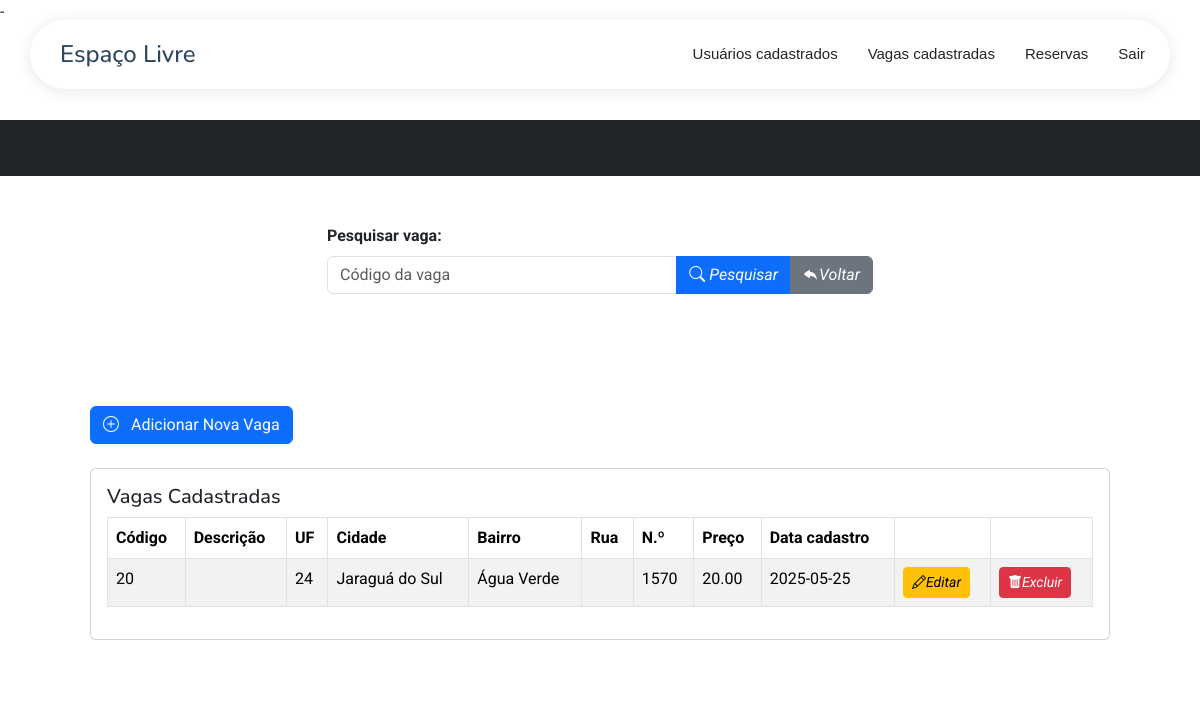
/listaVagas.php, run on an earlier commit of the app's database.
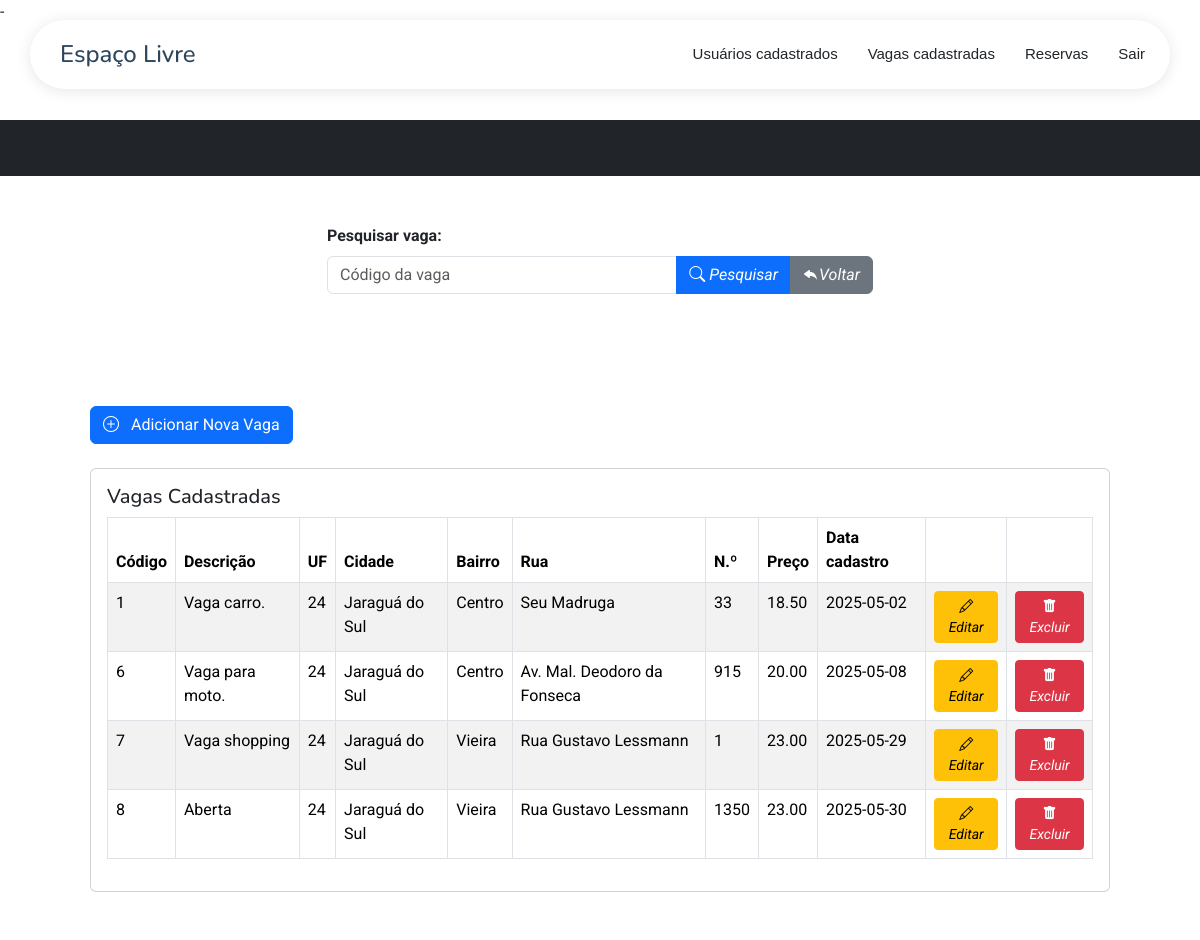
And on a later commit of the database.
### tables this page shows
CREATE TABLE `vagas` (
  `id` int(20) NOT NULL,
  `descricao` text NOT NULL,
  `id_uf` int(20) NOT NULL,
  `cidade` varchar(255) NOT NULL,
  `bairro` varchar(255) NOT NULL,
  `endereco` varchar(255) NOT NULL,
  `numero` varchar(20) DEFAULT NULL,
  `complemento` varchar(255) DEFAULT NULL,
  `foto_vaga` varchar(255) NOT NULL,
  `preco` decimal(10,2) NOT NULL,
  `id_usuario` int(20) NOT NULL,
  `dataCadastro` date DEFAULT curdate()
);

### listaVagas.php (the view, shortened to what this page needs)
<!DOCTYPE html>
<?php
include_once("conexao.php");
$sql_pesquisa = "SELECT * FROM `vagas`";
?>
<html lang="pt-br">
    <?php
        require_once 'components/head.php';
    ?>
<head>
</head>
<body>
    <?php require_once 'components/headerTres.php'; ?><br><br><br><br><br>
    <header class="bg-dark py-1">
    </header>
    <div class="content">
        <div class="container mt-5">
            <div class="row justify-content-center">
                <div class="col-lg-6">
                    <div class="mb-3">
                        <form action="" method="POST">
                            <label for="id_vaga" class="form-label"><b>Pesquisar vaga:</b></label>
                            <div class="input-group">
                                <input type="number" class="form-control" name="id_vaga" id="id_vaga" placeholder="Código da vaga" />
                                <button type="submit" name="btnPesquisarVagas" class="btn btn-primary">
                                    <i class="bi bi-search"> Pesquisar</i>
                                </button>
                                <button type="submit" name="btnRetornar" class="btn btn-secondary">
                                    <i class="bi bi-reply-fill">Voltar</i>
                                </button>
                            </div>
                        </form>
                    </div>
                </div>
            </div>
            <section class="py-5">
                <div class="container px-4 px-lg-5 mt-5">
                    <div class="mb-4">
                        <a href="cadastrarVaga.php" class="btn btn-primary">
                            <i class="bi bi-plus-circle me-2"></i> Adicionar Nova Vaga
                        </a>
                    </div>
                    <div class="card">
                        <div class="card-body">
                            <h5 class="card-title">Vagas Cadastradas</h5>
                            <div class="table-responsive">
                                <table class="table table-striped table-bordered w-100 table-expanded">
                                    <thead>
                                        <tr>
                                            <th scope="col">Código</th>
                                            <th scope="col">Descrição</th>
                                            <th scope="col">UF</th>
                                            <th scope="col">Cidade</th>
                                            <th scope="col">Bairro</th>
                                            <th scope="col">Rua</th>
                                            <th scope="col">N.º</th>
                                            <th scope="col">Preço</th>
                                            <th scope="col">Data cadastro</th>
                                            <th scope="col"></th>
                                            <th scope="col"></th>
                                        </tr>
                                    </thead>
                                    <tbody>
                                        <?php listarVagas($conexao, $sql_pesquisa); ?>
                                    </tbody>
                                </table>
                            </div>
                        </div>
                    </div>
                </div>
            </section>
        </div>
    </div>
</body>
</html>
<?php
    function listarVagas($conexao, $sql_pesquisa)
    {
        $result = mysqli_query($conexao, $sql_pesquisa);
        while ($linha = mysqli_fetch_assoc($result)) {
            echo "<tr>";
            echo "<td>" . $linha['id'] . "</td>";
            echo "<td>" . $linha['descricao'] . "</td>";
            echo "<td>" . $linha['id_uf'] . "</td>";
            echo "<td>" . $linha['cidade'] . "</td>";
            echo "<td>" . $linha['bairro'] . "</td>";
            echo "<td>" . $linha['endereco'] . "</td>";
            echo "<td>" . $linha['numero'] . "</td>";
            echo "<td>" . $linha['preco'] . "</td>";
            echo "<td>" . $linha['dataCadastro'] . "</td>";
            echo "<td>
                    <a class='btn btn-sm btn-warning' href='editVaga.php?id=" . $linha['id'] . "' id='editar' title='Editar'>
                        <i class='bi bi-pencil'>Editar</i>
                    </a>
                  </td>";
            echo "<td>
                    <a class='btn btn-sm btn-danger' href='deleteVaga.php?id=" . $linha['id'] . "' id='deletar' title='Delete' onclick=\"return confirm('Tem certeza que deseja excluir esta vaga?')\">
                        <i class='bi bi-trash-fill'>Excluir</i>
                    </a>
                  </td>";
            echo "</tr>";
        }
    }
?>

### components/head.php (shortened to what this page needs)
<head>
  <head>
    <link href="assets/vendor/bootstrap/css/bootstrap.min.css" rel="stylesheet">
    <link href="assets/vendor/bootstrap-icons/bootstrap-icons.css" rel="stylesheet">
    <link href="assets/vendor/aos/aos.css" rel="stylesheet">
    <link href="assets/vendor/glightbox/css/glightbox.min.css" rel="stylesheet">
    <link href="assets/vendor/swiper/swiper-bundle.min.css" rel="stylesheet">
    <link href="assets/css/main.css" rel="stylesheet">
    <link href="assets/css/auxiliar.css" rel="stylesheet">
  </head>-

### components/headerTres.php (shortened to what this page needs)
<header id="header" class="header d-flex align-items-center fixed-top">
  <div class="header-container container-fluid container-xl position-relative d-flex align-items-center justify-content-between">
    <a href="buscaVagas.php" class="logo d-flex align-items-center me-auto me-xl-0">
      <h1 class="sitename">Espaço Livre</h1>
    </a>
    <nav id="navmenu" class="navmenu">
            <ul class="dropdown-content">
              <li><a href="listaUsuarios.php">Usuários cadastrados</a></li>
              <li><a href="listaVagas.php">Vagas cadastradas</a></li>
              <li><a href="listaReservas.php">Reservas</a></li>
              <li><a href="sair.php">Sair</a></li>
            </ul>
    </nav>
  </div>
</header>

### assets/css/main.css (style rules this page uses)
:root { --default-font: "Roboto", system-ui, -apple-system, "Segoe UI", Roboto, "Helvetica Neue", Arial, "Noto Sans", "Liberation Sans", sans-serif, "Apple Color Emoji", "Segoe UI Emoji", "Segoe UI Symbol", "Noto Color Emoji"; --heading-font: "Nunito", sans-serif; --nav-font: "Inter", sans-serif; }
:root { --background-color: #ffffff; --default-color: #212529; --heading-color: #2d465e; --accent-color: #0d83fd; --surface-color: #ffffff; --contrast-color: #ffffff; }
:root { --nav-color: #212529; --nav-hover-color: #0d83fd; --nav-mobile-background-color: #ffffff; --nav-dropdown-background-color: #ffffff; --nav-dropdown-color: #212529; --nav-dropdown-hover-color: #0d83fd; }
:root { scroll-behavior: smooth; }
body { color: var(--default-color); background-color: var(--background-color); font-family: var(--default-font); }
a { color: var(--accent-color); text-decoration: none; transition: 0.3s; }
h1, h2, h3, h4, h5, h6 { color: var(--heading-color); font-family: var(--heading-font); }
.header { --background-color: rgba(255, 255, 255, 0); color: var(--default-color); background-color: var(--background-color); padding: 20px 0; transition: all 0.5s; z-index: 997; }
.header .header-container { background: var(--surface-color); border-radius: 50px; padding: 5px 25px; box-shadow: 0px 2px 15px rgba(0, 0, 0, 0.1); }
.header .logo { line-height: 1; padding-left: 5px; }
.header .logo h1 { font-size: 24px; margin: 0; font-weight: 500; color: var(--heading-color); }
@media (min-width: 1200px) { .navmenu { padding: 0; } }
@media (min-width: 1200px) { .navmenu ul { margin: 0; padding: 0; display: flex; list-style: none; align-items: center; } }
@media (min-width: 1200px) { .navmenu li { position: relative; } }
@media (min-width: 1200px) { .navmenu a, .navmenu a:focus { color: var(--nav-color); padding: 18px 15px; font-size: 16px; font-family: var(--nav-font); font-weight: 400; display: flex; align-items: center; justify-content: space-between; white-space: nowrap; transition: 0.3s; } }
@media (min-width: 1200px) { .navmenu li:last-child a { padding-right: 0; } }
section, .section { color: var(--default-color); background-color: var(--background-color); padding: 60px 0; scroll-margin-top: 90px; overflow: clip; }

What changed in the data, as far as the page shows it:
removed vagas: id "20", id_uf "24", cidade "Jaraguá do Sul", bairro "Água Verde", numero "1570", preco "20.00", dataCadastro "2025-05-25"
added vagas: id "1", descricao "Vaga carro.", id_uf "24", cidade "Jaraguá do Sul", bairro "Centro", endereco "Seu Madruga", numero "33", preco "18.50", dataCadastro "2025-05-02"
added vagas: id "6", descricao "Vaga para moto.", id_uf "24", cidade "Jaraguá do Sul", bairro "Centro", endereco "Av. Mal. Deodoro da Fonseca", numero "915", preco "20.00", dataCadastro "2025-05-08"
added vagas: id "7", descricao "Vaga shopping", id_uf "24", cidade "Jaraguá do Sul", bairro "Vieira", endereco "Rua Gustavo Lessmann", numero "1", preco "23.00", dataCadastro "2025-05-29"
added vagas: id "8", descricao "Aberta", id_uf "24", cidade "Jaraguá do Sul", bairro "Vieira", endereco "Rua Gustavo Lessmann", numero "1350", preco "23.00", dataCadastro "2025-05-30"
